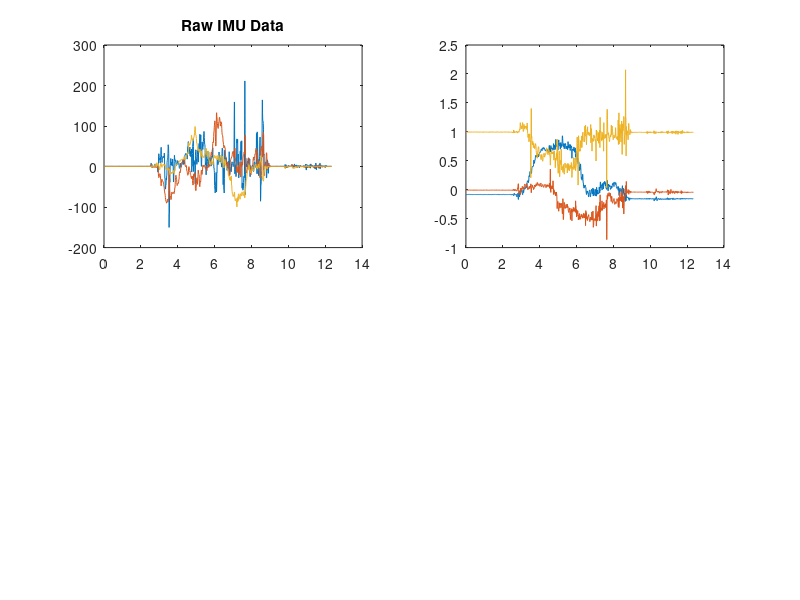

This figure's MATLAB source: (Note: this script raises an error after producing the figure.)
clear all;
close all;
accel_scale_factor = 1.03637;  %it would be nice to have the filter solve for these.  But for now we can hard code them.  
gyro_scale_factor = 1.0000;
R2D = 180/pi;  %radians to degrees conversion factor (gyroscope output is in degrees/sec);
 
fs = 100;  %100hz sample rate
dt = 1/fs;  
fc = 5; %cutoff frequency (in continues time
fc_d = fc/fs; %cutoff frequency (digital).

imu_raw_data{1} = csvread('raw_imu_rotation_to_initial_orientation.txt');
%imu_raw_data{1} = csvread('raw_imu_tapping.txt');
%imu_raw_data{2} = csvread('raw_imu_stationary.txt');
%imu_raw_data{3} = csvread('raw_imu_rotation_to_initial_orientation.txt');
%figure; plot(M)


%format data into accelerometer and gyroscope data.
for(i=1:length(imu_raw_data))
    imu_data{i}.gyro = imu_raw_data{i}(:,4:6);
    imu_data{i}.accel = imu_raw_data{i}(:,1:3)*accel_scale_factor;
end

%plot gyro and accel data

for(i=1:length(imu_raw_data))
    this_imu_data = imu_data{i};
    number_of_samples = size(this_imu_data.gyro,1);
    n = 1:number_of_samples;
    t = n*dt;
    
    figure;
    subplot(2,2,1);
    plot(t,this_imu_data.gyro);
    title('Raw IMU Data');
    subplot(2,2,2);
    plot(t,this_imu_data.accel);
    
    [gyro_psd_matrix, f] = matrix_psd(this_imu_data.gyro,[],[],[],fs);
    [accel_psd_matrix, f] = matrix_psd(this_imu_data.accel, [], [], [], fs);
    subplot(2,2,3);
    loglog(f, gyro_psd_matrix);
    subplot(2,2,4);
    loglog(f, accel_psd_matrix);
    

    % IIR lowpass filter
    gyro_filter_b = [3.12389769170918e-05      0.000124955907668367      0.000187433861502551,  0.000124955907668367      3.12389769170918e-05]
    gyro_filter_a = [1, -3.5897339, 4.85127588, -2.92405265, 0.663010484];
    
    accel_filter_a = gyro_filter_a;
    accel_filter_b = gyro_filter_b;

    gyro_smoothed = zeros(size(this_imu_data.gyro));
    accel_smoothed = zeros(size(this_imu_data.accel));
    for(j=1:3)
    gyro_smoothed(:,j) = filter(gyro_filter_b, gyro_filter_a, this_imu_data.gyro(:,j));
    accel_smoothed(:,j) = filter(accel_filter_b, accel_filter_a, this_imu_data.accel(:,j));
    end
    
    % find the magnitude of the accel vector.
    accel_mag = (this_imu_data.accel(:,1).^2 + this_imu_data.accel(:,2).^2 +this_imu_data.accel(:,3).^2).^0.5;
    accel_mag_smooth = (accel_smoothed(:,1).^2 + accel_smoothed(:,2).^2 + accel_smoothed(:,3).^2).^0.5;
    
    accel_mag_rate = diff(accel_mag_smooth)/dt;
   

    figure; plot([accel_mag accel_mag_smooth]); title('Accel magnitude (smoothed vs not)');
    
    roll_measurement_valid = false(number_of_samples,1);
    pitch_measurement_valid = false(number_of_samples,1);
    
    roll_measurement = nan(number_of_samples,1);
    pitch_measurement = nan(number_of_samples,1);
    
    roll_state = nan(size(accel_mag_smooth));
    
    at_rest_threshold1 = 0.2; %acceleration rate (lol i know right?) less than this.
    % g's per second
    at_rest_threshold2 = 0.05; %accel has to be this close to "1g" to be considered at rest.
    
    
    
    for(j=1:(length(accel_mag_smooth)-1));
        if( (accel_mag_rate(j) <= at_rest_threshold1) && abs(accel_mag_smooth(j)-1) < at_rest_threshold2) %are we at rest?
            roll_measurement_valid(j) = true;
            pitch_measurement_valid(j) = true;            
        else
            roll_measurement_valid(j) = false;
            pitch_measurement_valid(j) = false;
        end
            %this is wrong - recheck math when my brain works
            ax = accel_smoothed(j,1);
            ay = accel_smoothed(j,2);
            az = accel_smoothed(j,3);
            roll_measurement(j) = atan2(ay,az);
            
            % align the z axis of aircraft to z axis of 
            ayz = (ay.^2 + az.^2)*0.5;
            pitch_measurement(j) = -asin(ax);
            
            
            

        
        
    end
    
    %attitude measurement using gyroscope output
    initial_attitude = eye(3);
    current_attitude_dcm = zeros(number_of_samples,3,3);
    current_attitude_euler = zeros(number_of_samples,3);  %we will be computing attitude as a DCM then converting to euler angles (which is easier to visualize)
    temp_attitude = initial_attitude;
    for(j=1:number_of_samples)
        
        gx = imu_data{i}.gyro(j,1)*dt/R2D; %input IMU data, convert from deg/s to radians/sample
        gy = imu_data{i}.gyro(j,2)*dt/R2D;
        gz = imu_data{i}.gyro(j,3)*dt/R2D;
        
        imu_dcm_x = [...
            1,        0,        0;
            0,      cos(gx),    -sin(gx);
            0,      sin(gx),    cos(gx)];
        
        imu_dcm_z = [...
            cos(gz),  -sin(gz), 0;
            sin(gz), cos(gz), 0;
            0,        0,       1];  %the rotation for this frame based on IMU input
        
        imu_dcm_y = [...
            cos(gy),  0,     sin(gy);
            0,        1,       0;
            -sin(gy), 0,     cos(gy)];
        
        %temp attitude should be "DCM_BI" or "body from inertial" coordinate
        %frame
        temp_attitude = temp_attitude * imu_dcm_x * imu_dcm_y * imu_dcm_z;
        
        % dcm(a,b) : a: missile axis, b: inertial axis.
        
        current_attitude_dcm(j,:,:) = temp_attitude;
        current_attitude_euler(j,1) = [atan2(temp_attitude(2,3),temp_attitude(3,3))]; %roll
        current_attitude_euler(j,2) = [asin(temp_attitude(1,3))];                     %pitch 
        current_attitude_euler(j,3) = [atan2(temp_attitude(1,2), temp_attitude(1,1))];%yaw
    end
    
    
figure; 
subplot(2,1,1);
plot([roll_measurement pitch_measurement]); title('Attitude measurements from accelerometer');
ylabel('attitude(radians)'); xlabel('time (s');
legend('roll','pitch');

subplot(2,1,2);
plot(current_attitude_euler);
title('Attitude measurements from gyro');
xlabel('time'); ylabel('Attitude (radians)');
legend('roll','pitch','yaw');

end
